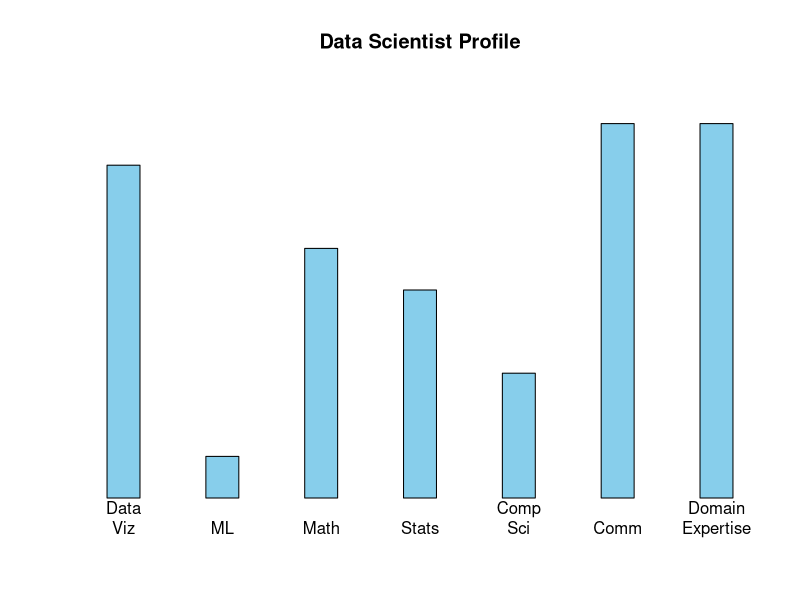
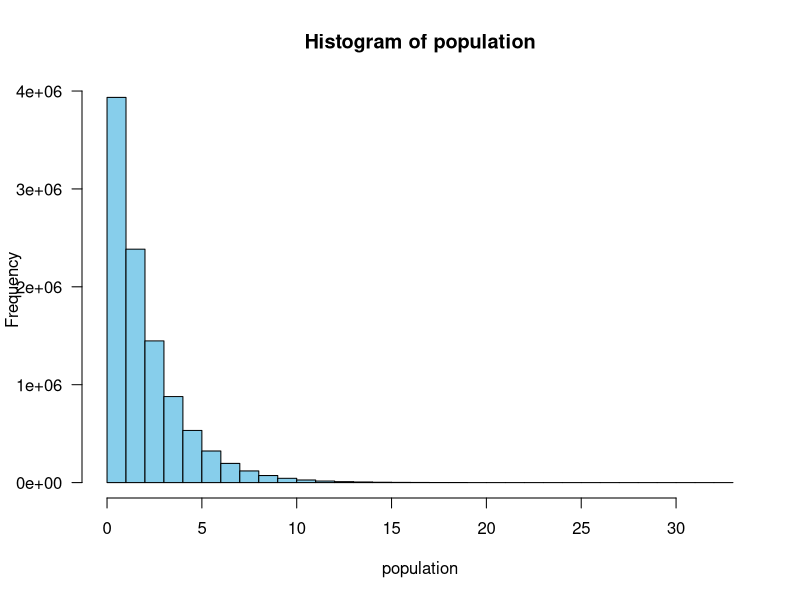

Here is the R script that generated these plots, in order: (Note: a time limit stopped this script after it produced the figures.)
## ---- chunk 1
knitr::opts_chunk$set(echo = TRUE)
## ---- chunk 2
cat <- c("Data\nViz","ML","Math","Stats","Comp\nSci","Comm","Domain\nExpertise")

ratings <- c(80, 10, 60, 50, 30, 90, 90)
par(las=1)
barplot(ratings, names.arg= cat,
        main = "Data Scientist Profile",
        col = "skyblue",
        ylim=c(0,100),
        yaxt="n",
        space=2)
## ---- chunk 3
population = rchisq(10000000,2)
## ---- chunk 4
hist(population, col = "skyblue")
## ---- chunk 5
mean(population)
sd(population)
## ---- chunk 6
simulations = 10000 #number of iterations
sample_size = 50    #sample size of each iteration

xBarVec = c() #global vector to hold sample means

#loop to instantiate xBarVec means for simulation
for (i in 1:simulations) {
  sample1 = sample(population, sample_size)
  xbar = mean(sample1)
  xBarVec = c(xBarVec, xbar)
}

#histogram of distribution of sample means
hist(xBarVec, col = "blue", 
     main = "Distribution of Sample Means",
     xlab = "x-Bar")

#display standard error of distribution of sample means
sd(xBarVec)
## ---- chunk 7
#?t.test #learn more about t-test function usage

ages = c(25,19,37,29,40,28,31) #vector containing ages of patrons

t.test(ages,mu=21, conf.level=0.95) #t.test of ages vector with Ho -> mu=21 at alpha=0.05
## ---- chunk 8
library(glue)
result <- t.test(ages, mu=21)        #store t-test 

#create variables for plotting
df <- result$parameter
alpha = 0.05
crit_low <- qt(alpha/2,df)
crit_high <- qt(1-alpha/2,df)
stat <- result$statistic
pvalue <-result$p.value

# create x values for plot
x <- seq(-4,4, length.out = 1000)

#create density of t-distribution with df degrees of freedom
y <- dt(x, df)

# plot t-dist
plot(x,y,
     type = "l",
     lwd = 2,
     main = "T-distribution and Test Statistic",
     ylab = "Density",
     xlab = "T-Value")

#add vertical lines to show critical values and test statistic
abline(v = crit_low, col = "red", lty = 2)    #vertical red dash for low critical value
abline(v = crit_high, col = "red", lty = 2)   #vertical red dash for high critical value
abline(v = stat, col = "blue", lty = 1)       #vertical blue solid for test statistic

#add legend
legend("topleft", legend = c("Critical Values","Test Statistic"),
       col = c("red","blue"),
       lwd = c(2,2),
       lty = c(2,1),
       pch = c(NA,NA))

#add text of p-value
text(x= stat,
     y = dt(stat,df)+0.02,
     labels = glue("p = {pvalue}"),
     col = "blue")

?text
